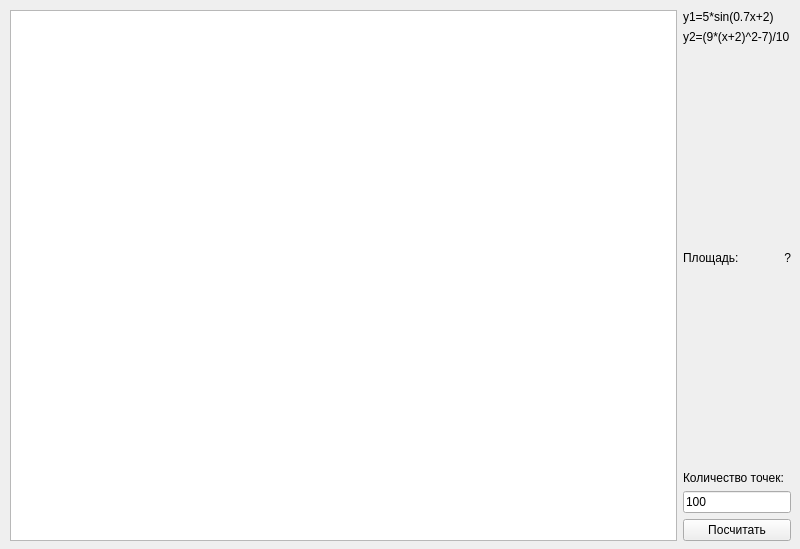
<?xml version="1.0" encoding="UTF-8"?>
<ui version="4.0">
 <class>MainWindow</class>
 <widget class="QMainWindow" name="MainWindow">
  <property name="geometry">
   <rect>
    <x>0</x>
    <y>0</y>
    <width>800</width>
    <height>549</height>
   </rect>
  </property>
  <property name="windowTitle">
   <string>Подсчёт площади методом Монте-Карло</string>
  </property>
  <widget class="QWidget" name="centralwidget">
   <widget class="QWidget" name="horizontalLayoutWidget">
    <property name="geometry">
     <rect>
      <x>10</x>
      <y>10</y>
      <width>781</width>
      <height>531</height>
     </rect>
    </property>
    <layout class="QHBoxLayout" name="horizontalLayout_2">
     <item>
      <widget class="QChartView" name="graphicsView"/>
     </item>
     <item>
      <layout class="QVBoxLayout" name="verticalLayout">
       <item>
        <widget class="QLabel" name="label">
         <property name="text">
          <string>y1=5*sin(0.7x+2)</string>
         </property>
        </widget>
       </item>
       <item>
        <widget class="QLabel" name="label_2">
         <property name="text">
          <string>y2=(9*(x+2)^2-7)/10</string>
         </property>
        </widget>
       </item>
       <item>
        <spacer name="verticalSpacer_2">
         <property name="orientation">
          <enum>Qt::Vertical</enum>
         </property>
         <property name="sizeHint" stdset="0">
          <size>
           <width>20</width>
           <height>40</height>
          </size>
         </property>
        </spacer>
       </item>
       <item>
        <layout class="QHBoxLayout" name="horizontalLayout_3">
         <item>
          <widget class="QLabel" name="label_4">
           <property name="text">
            <string>Площадь:</string>
           </property>
          </widget>
         </item>
         <item>
          <widget class="QLabel" name="label_5">
           <property name="text">
            <string>?</string>
           </property>
           <property name="alignment">
            <set>Qt::AlignRight|Qt::AlignTrailing|Qt::AlignVCenter</set>
           </property>
          </widget>
         </item>
        </layout>
       </item>
       <item>
        <spacer name="verticalSpacer">
         <property name="orientation">
          <enum>Qt::Vertical</enum>
         </property>
         <property name="sizeHint" stdset="0">
          <size>
           <width>20</width>
           <height>40</height>
          </size>
         </property>
        </spacer>
       </item>
       <item>
        <widget class="QLabel" name="label_3">
         <property name="text">
          <string>Количество точек:</string>
         </property>
        </widget>
       </item>
       <item>
        <widget class="QLineEdit" name="lineEdit">
         <property name="sizePolicy">
          <sizepolicy hsizetype="Fixed" vsizetype="Fixed">
           <horstretch>250</horstretch>
           <verstretch>0</verstretch>
          </sizepolicy>
         </property>
         <property name="text">
          <string>100</string>
         </property>
        </widget>
       </item>
       <item>
        <widget class="QPushButton" name="pushButton">
         <property name="text">
          <string>Посчитать</string>
         </property>
        </widget>
       </item>
      </layout>
     </item>
    </layout>
   </widget>
  </widget>
 </widget>
 <customwidgets>
  <customwidget>
   <class>QChartView</class>
   <extends>QGraphicsView</extends>
   <header>QtCharts</header>
  </customwidget>
 </customwidgets>
 <resources/>
 <connections/>
</ui>
